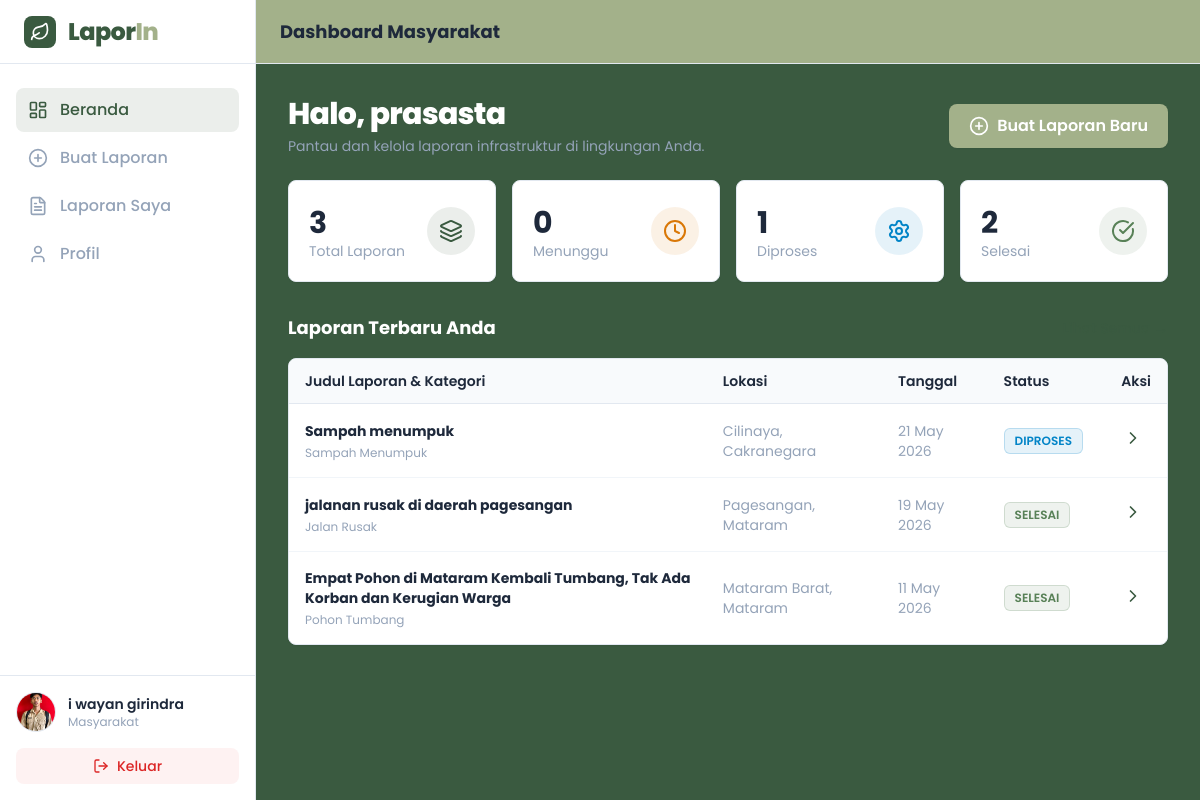
Before: /user/beranda.php (signed in) with the older database file.
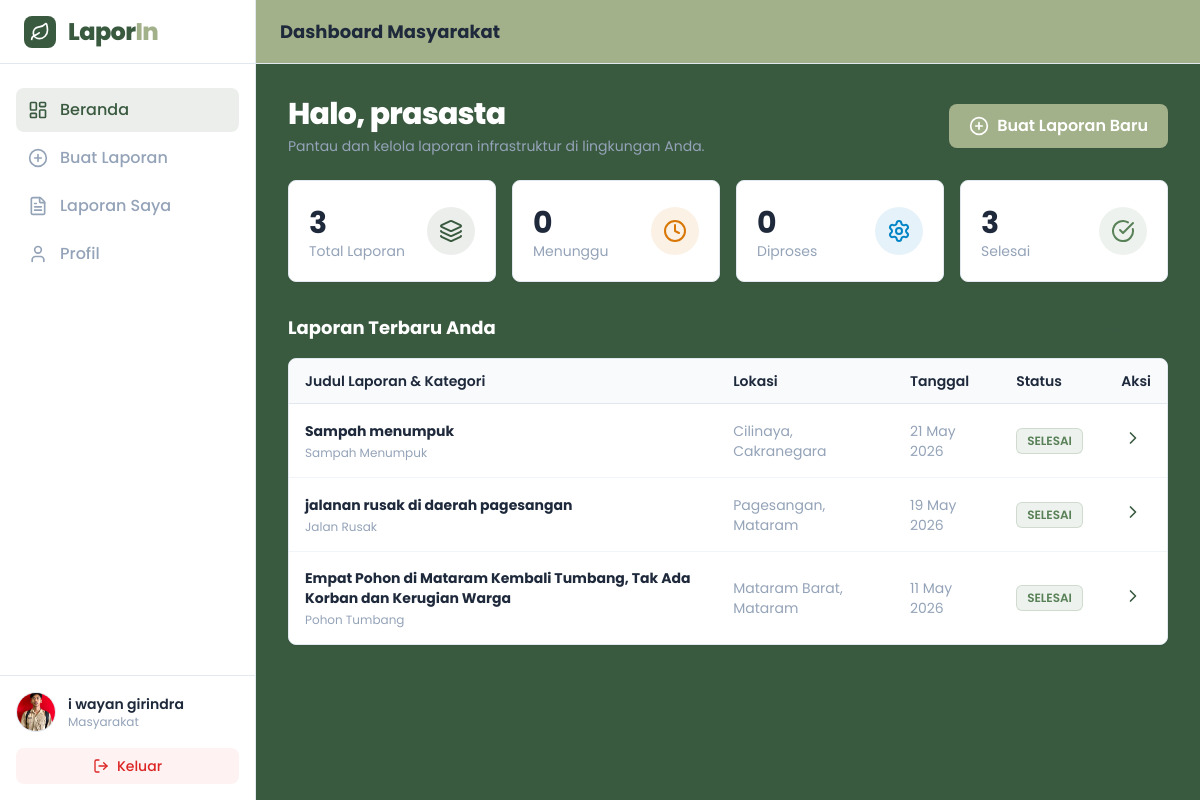
After: the same page with the newer database file.
### tables this page shows
CREATE TABLE `laporan` (
  `id` int(11) NOT NULL,
  `user_id` int(11) NOT NULL,
  `judul` varchar(100) NOT NULL,
  `kategori` varchar(50) NOT NULL,
  `deskripsi` text NOT NULL,
  `foto` varchar(255) DEFAULT NULL,
  `rating` int(1) DEFAULT NULL,
  `ulasan` text DEFAULT NULL,
  `alamat` text NOT NULL,
  `kecamatan` varchar(50) NOT NULL,
  `kelurahan` varchar(50) NOT NULL,
  `latitude` decimal(10,8) DEFAULT NULL,
  `longitude` decimal(11,8) DEFAULT NULL,
  `status` enum('Menunggu','Diproses','Selesai','Ditolak') DEFAULT 'Menunggu',
  `tanggal` timestamp NOT NULL DEFAULT current_timestamp()
);

### user/beranda.php (the view, shortened to what the changed rows need)
<?php
require __DIR__ . '/../database/conection.php';
$user_id  = $_SESSION['user_id'];
$username = $_SESSION['username'];
$diproses  = $pdo->query("SELECT COUNT(*) as total FROM laporan WHERE user_id = '$user_id' AND status = 'Diproses'")->fetch()['total'];
$selesai   = $pdo->query("SELECT COUNT(*) as total FROM laporan WHERE user_id = '$user_id' AND status = 'Selesai'")->fetch()['total'];
$query_laporan = $pdo->prepare("SELECT * FROM laporan WHERE user_id = :id ORDER BY tanggal DESC LIMIT 3");
$query_laporan->execute([':id' => $user_id]);
?>
<!DOCTYPE html>
<html lang="id">
<head>
    <script src="https://cdn.tailwindcss.com"></script>
</head>
<body class="bg-light text-dark font-sans h-screen flex overflow-hidden">
    <div class="flex-1 flex flex-col h-screen overflow-hidden">
        <header class="h-16 bg-accent border-b border-slate-200 flex items-center justify-between px-4 sm:px-6 z-30">
            <div class="hidden sm:block">
                <h1 class="text-lg font-bold text-dark">Dashboard Masyarakat</h1>
            </div>
        </header>
        <main class="flex-1 overflow-y-auto bg-primary p-4 sm:p-6 lg:p-8">
            <div class="max-w-6xl mx-auto space-y-6">
                <div class="flex flex-col sm:flex-row justify-between items-start sm:items-center gap-4">
                    <div>
                        <h2 class="text-2xl sm:text-3xl font-extrabold text-white tracking-tight">
                            Halo, <?php echo $username; ?>
                        </h2>
                    </div>
                </div>
                <div class="grid grid-cols-1 sm:grid-cols-2 lg:grid-cols-4 gap-4">
                    <div
                        class="bg-white p-5 rounded-lg border border-slate-200 shadow-sm flex items-center justify-between hover:border-info/30 transition-colors">
                        <div>
                            <p class="text-3xl font-bold text-dark mt-1"><?php echo $diproses; ?></p>
                            <p class="text-sm text-muted">Diproses</p>
                        </div>
                    </div>
                    <div
                        class="bg-white p-5 rounded-lg border border-slate-200 shadow-sm flex items-center justify-between hover:border-secondary/30 transition-colors">
                        <div>
                            <p class="text-3xl font-bold text-dark mt-1"><?php echo $selesai; ?></p>
                            <p class="text-sm text-muted">Selesai</p>
                        </div>
                    </div>
                </div>
                <div>
                    <div class="bg-white border border-slate-200 rounded-lg shadow-sm overflow-hidden">
                        <div class="hidden md:block overflow-x-auto">
                            <table class="w-full text-left border-collapse">
                                <thead>
                                    <tr class="bg-slate-50 border-b border-slate-200 text-sm">
                                        <th class="py-3 px-4 font-semibold text-dark">Judul Laporan & Kategori</th>
                                        <th class="py-3 px-4 font-semibold text-dark">Lokasi</th>
                                        <th class="py-3 px-4 font-semibold text-dark">Tanggal</th>
                                        <th class="py-3 px-4 font-semibold text-dark">Status</th>
                                        <th class="py-3 px-4 text-right font-semibold text-dark">Aksi</th>
                                    </tr>
                                </thead>
                                <tbody class="text-sm divide-y divide-slate-100">
                                    <?php if($query_laporan->rowCount() > 0): ?>
                                        <?php while($laporan = $query_laporan->fetch()): ?>
                                        <tr class="hover:bg-slate-50 transition-colors group cursor-pointer"
                                            onclick="window.location='detailLaporan.php?id=<?php echo $laporan['id']; ?>'">
                                            <td class="py-4 px-4">
                                                <p class="font-bold text-dark group-hover:text-primary transition-colors">
                                                    <?php echo $laporan['judul']; ?>
                                                </p>
                                                <div class="flex items-center text-muted mt-1 text-xs">
                                                    <?php echo $laporan['kategori']; ?>
                                                </div>
                                            </td>
                                            <td class="py-4 px-4 text-muted"><?php echo $laporan['kelurahan'] . ', ' . $laporan['kecamatan']; ?></td>
                                            <td class="py-4 px-4 text-muted"><?php echo date('d M Y', strtotime($laporan['tanggal'])); ?></td>
                                            <td class="py-4 px-4">
                                                <?php
                                                $status = $laporan['status'];
                                                if($status == 'Menunggu') {
                                                    echo '<span class="inline-flex items-center px-2.5 py-1 rounded-md text-xs font-semibold bg-warning/10 text-warning border border-warning/20">MENUNGGU</span>';
                                                } elseif($status == 'Diproses') {
                                                    echo '<span class="inline-flex items-center px-2.5 py-1 rounded-md text-xs font-semibold bg-info/10 text-info border border-info/20">DIPROSES</span>';
                                                } elseif($status == 'Selesai') {
                                                    echo '<span class="inline-flex items-center px-2.5 py-1 rounded-md text-xs font-semibold bg-secondary/10 text-secondary border border-secondary/20">SELESAI</span>';
                                                } elseif($status == 'Ditolak') {
                                                    echo '<span class="inline-flex items-center px-2.5 py-1 rounded-md text-xs font-semibold bg-danger/10 text-danger border border-danger/20">DITOLAK</span>';
                                                }
                                                ?>
                                            </td>
                                            <td class="py-4 px-4 text-right">
                                                <a href="detailLaporan.php?id=<?php echo $laporan['id']; ?>"
                                                    class="text-primary hover:text-primary-dark p-2 rounded-lg hover:bg-primary/10 transition-colors inline-block">
                                                    <i data-lucide="chevron-right" class="w-5 h-5"></i>
                                                </a>
                                            </td>
                                        </tr>
                                        <?php endwhile; ?>
                                    <?php endif; ?>
                                </tbody>
                            </table>
                        </div>
                    </div>
                </div>
            </div>
        </main>
    </div>
</body>
</html>

Changed rows visible on the page:
changed laporan "Sampah menumpuk": status "DIPROSES" → "SELESAI"
Other visible differences:
$diproses: "1" → "0"
$selesai: "2" → "3"
